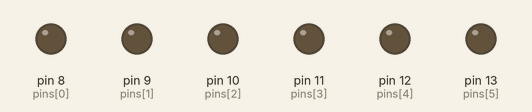
Simulated run of this sketch. Board: Arduino Uno, built with avr-gcc and run on an emulated ATmega328P. Parts: output pins drawn as LEDs (lit = HIGH).

Above: at 0.5 s.
At 3.5 s:
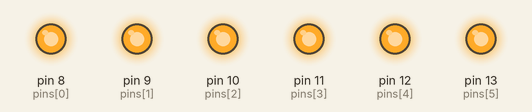
Timing chart, 0 to 4.6 s (numbered marks = the images above):
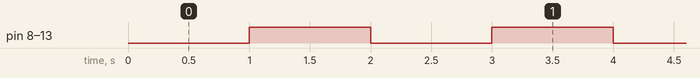

The sketch:

EX_62_01_2.ino
```cpp
byte pins[] = {8, 9, 10, 11, 12, 13};
boolean state = true;

void setup() {
  for(byte i = 0; i < 6; i++){
    pinMode(pins[i], OUTPUT);
  }
}

void loop() {
  state = !state;

  for(byte i = 0; i < 6; i++){
    digitalWrite(pins[i], state);
  }

  delay(1000);
}
```

Measured:
- by itself, pin 8 (pins[0]), pin 9 (pins[1]), pin 10 (pins[2]), pin 11 (pins[3]), pin 12 (pins[4]), pin 13 (pins[5]): alternates HIGH for 1.0 s and LOW for 1.0 s
